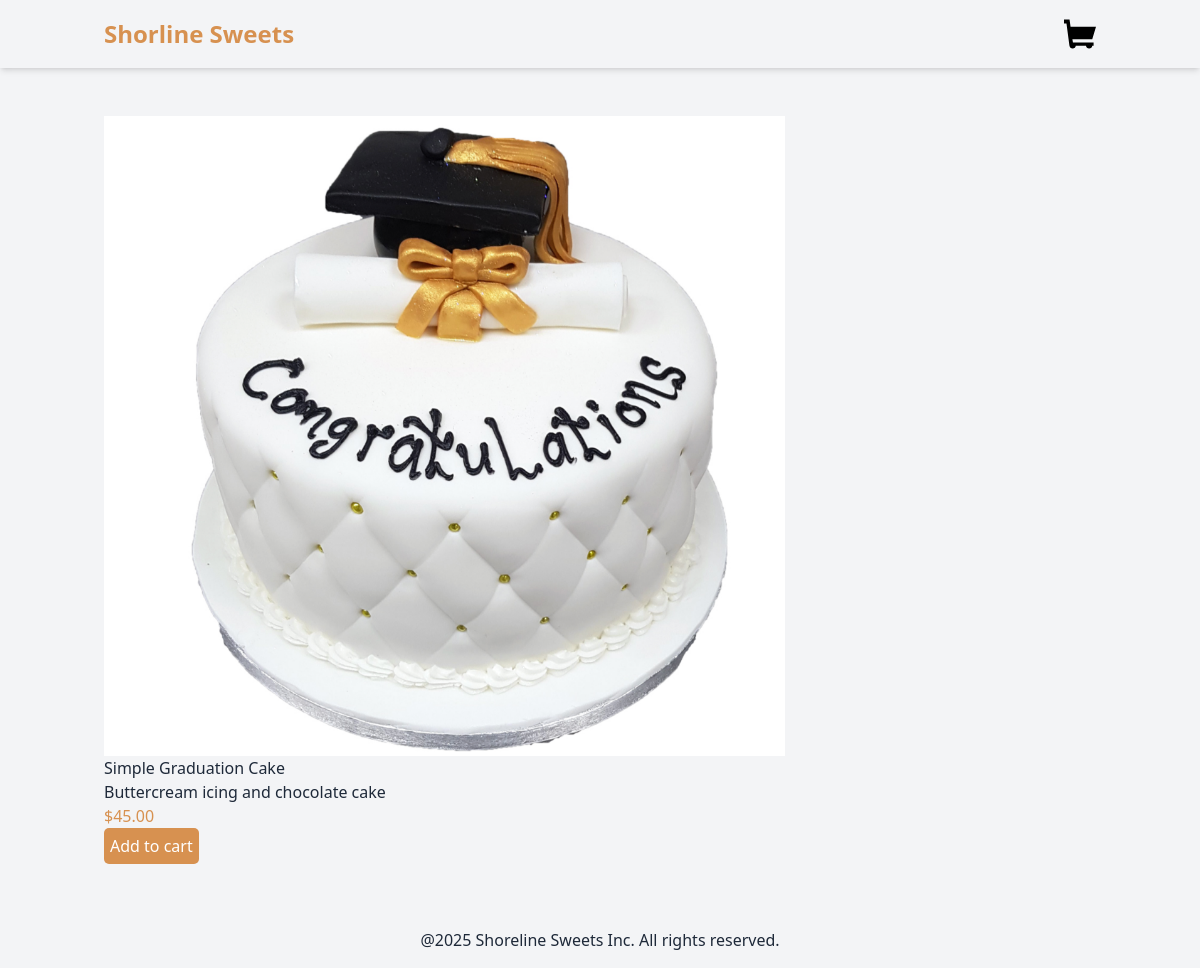
Page /product/8/simple-graduation-cake/ on the committed database.
### products/models.py (models this page shows, shortened)
class Product(models.Model):
    category = models.ForeignKey(Category, related_name='products', on_delete=models.CASCADE)
    name = models.CharField(max_length=250)
    slug = models.SlugField(max_length=250)
    description = models.TextField(blank=True)
    price = models.DecimalField(max_digits=10, decimal_places=2)
    available = models.BooleanField(default= True)
    created = models.DateTimeField(auto_now_add=True)
    updated = models.DateTimeField(auto_now=True)
    image = models.ImageField(upload_to='products', blank=True, null=True)

### products/views.py (the view)
# urls.py: path('product/<int:id>/<slug:slug>/', views.product_detail, name="product_detail"),
def product_detail(request, id, slug):
    product = get_object_or_404(Product, id=id, slug=slug, available=True)
    return render(request, 'products/product/detail.html', {'product':product})

### products/templates/products/product/detail.html (shortened to what this page needs)
{% extends "base.html" %}
{%block content%}
<div class="container mx-auto p-4 flex">
    <div>
        {% if product.image %}
        <img src="{{product.image.url}}" alt={{product.name}} style="max-height: 80vh;">
        {%else%}
        <p>The image is not available</p>
        {%endif%}
        <h3 style="font-weight: 500;">{{product.name}}</h3>
        <p>{{product.description}}</p>
        <p style="color: rgb(215, 145, 80);">${{product.price}}</p>
        <form action="{%url 'cart:cart_add' product.id %}" method="post" id="add-to-cart-form">
            <button style="background-color: rgb(215, 145, 80); color: white; padding: 6px; padding: 2py; border-radius: 5px;"> Add to cart </button>
        </form>
    </div>
</div>
    {%endblock%}

### rows in the picture
Product: image (picture), name "Simple Graduation Cake", description "Buttercream icing and chocolate cake", price "45.00"
